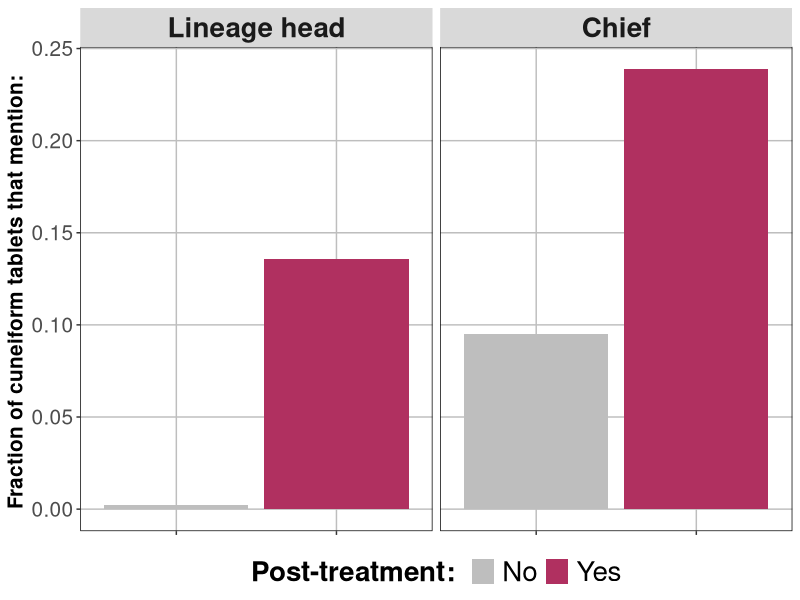
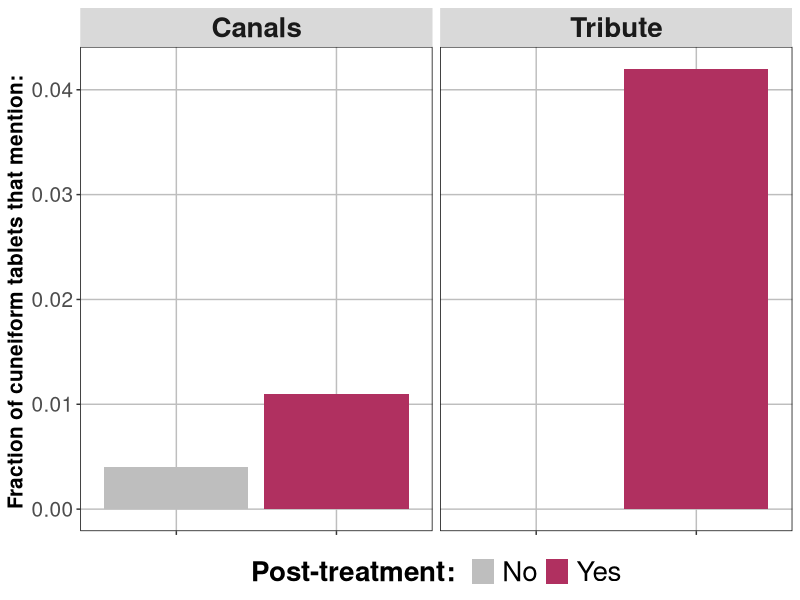
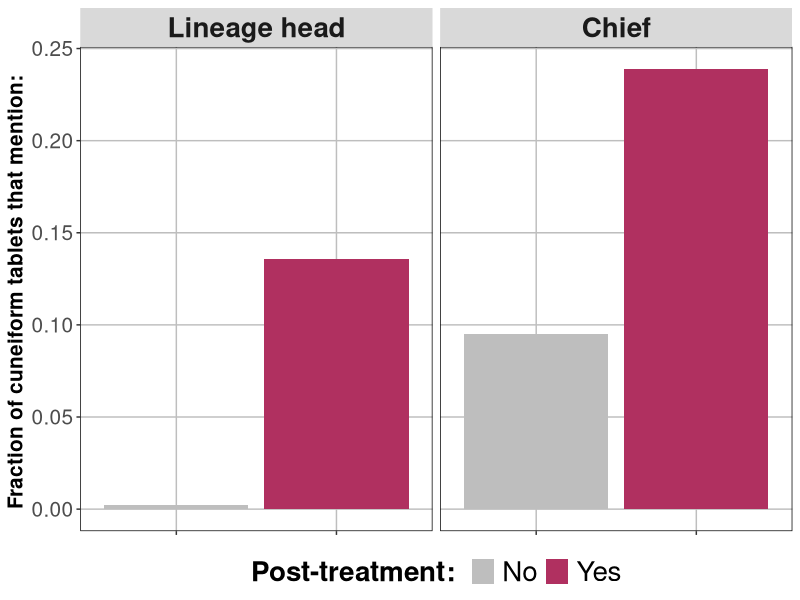
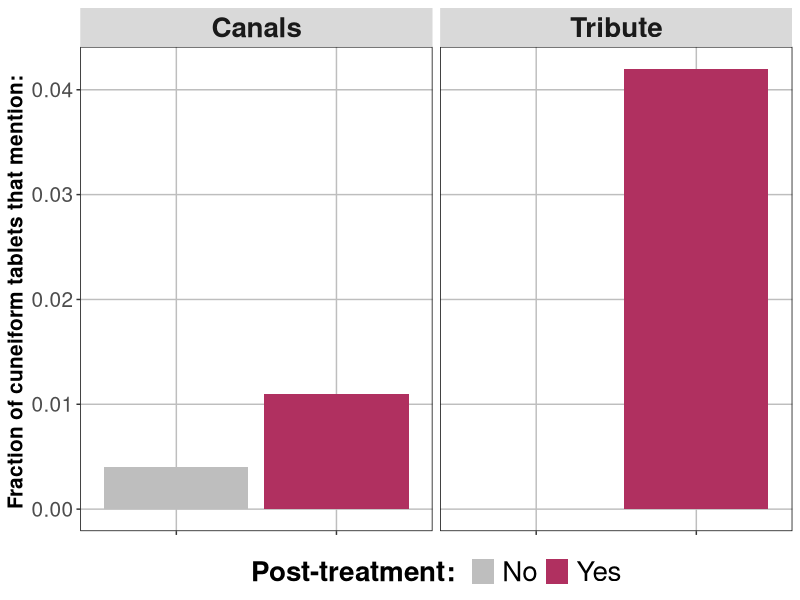

These figures' R source, in order:
library(ggplot2)
library(forcats)

# Objective: Figure 6

# set working dir here
replication_dir <- 
setwd(replication_dir)

# set formatting
graph_theme <- theme(legend.key=element_rect(fill=NA), 
                     panel.grid.major = element_line(colour = "grey"),
                     panel.grid.minor = element_line(colour = NA),
                     panel.border = element_rect(fill = NA, colour = "black"), 
                     panel.background = element_rect(fill = "white"),
                     axis.text.x = element_text(size=15),
                     axis.text.y = element_text(size=15),
                     axis.title.y = element_text(size=15, face="bold"),
                     axis.title.x = element_text(size=15, face="bold"),
                     legend.title = element_text(size=10, face="bold"),
                     legend.text = element_text(size = 10),
                     plot.title = element_text(face="bold", vjust=1))


# load data
graph_bar_tablet_data <- read.table('graph_bar_tablets.csv', header=T, sep=",")
attach(graph_bar_tablet_data)


### Figure 6A

# select, and reorder data
sub_df <- dplyr::filter(graph_bar_tablet_data, outcome=="Chief" | outcome=="Lineage head")
sub_df <- dplyr::mutate(sub_df, outcome = fct_relevel(outcome, "Lineage head", "Chief"))

ggplot(sub_df, fill=as_factor(treatment), aes(y=m_, x=as_factor(treatment))) + 
  geom_col(aes(fill=as_factor(treatment))) +
  facet_grid(~ outcome ) +
  scale_fill_manual(name = "Post-treatment: ", values=c("grey", "maroon")) +
  ylab("Fraction of cuneiform tablets that mention: ") +
  theme(legend.key=element_rect(fill=NA), 
        legend.position="bottom", 
        panel.grid.major = element_line(colour = "grey"),
        panel.grid.minor = element_line(colour = NA),
        panel.border = element_rect(fill = NA, colour = "black"), 
        panel.background = element_rect(fill = "white"),
        axis.text.x = element_blank(),
        axis.text.y = element_text(size=15),
        axis.title.y = element_text(size=15, face="bold"),
        axis.title.x = element_blank(),
        legend.title = element_text(size=20, face="bold"),
        legend.text = element_text(size = 20),
        plot.title = element_text(face="bold", vjust=1),
        strip.text.x = element_text(size = 20, face="bold"))


ggsave(file="F6A.pdf", height = 297, width = 210, units = "mm")


### Figure 6B

# load data
sub_df <- dplyr::filter(graph_bar_tablet_data, outcome=="Canals" | outcome=="Tribute")

ggplot(sub_df, fill=as_factor(treatment), aes(y=m_, x=as_factor(treatment))) + 
  geom_col(aes(fill=as_factor(treatment))) +
  facet_grid(~ outcome ) +
  scale_fill_manual(name = "Post-treatment: ", values=c("grey", "maroon")) +
  ylab("Fraction of cuneiform tablets that mention: ") +
  theme(legend.key=element_rect(fill=NA), 
        legend.position="bottom", 
        panel.grid.major = element_line(colour = "grey"),
        panel.grid.minor = element_line(colour = NA),
        panel.border = element_rect(fill = NA, colour = "black"), 
        panel.background = element_rect(fill = "white"),
        axis.text.x = element_blank(),
        axis.text.y = element_text(size=15),
        axis.title.y = element_text(size=15, face="bold"),
        axis.title.x = element_blank(),
        legend.title = element_text(size=20, face="bold"),
        legend.text = element_text(size = 20),
        plot.title = element_text(face="bold", vjust=1),
        strip.text.x = element_text(size = 20, face="bold"))


ggsave(file="F6B.pdf", height = 297, width = 210, units = "mm")

